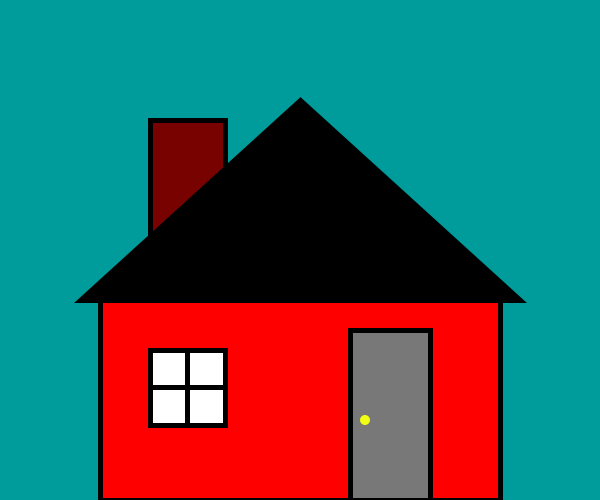
Frame 1 (no input)
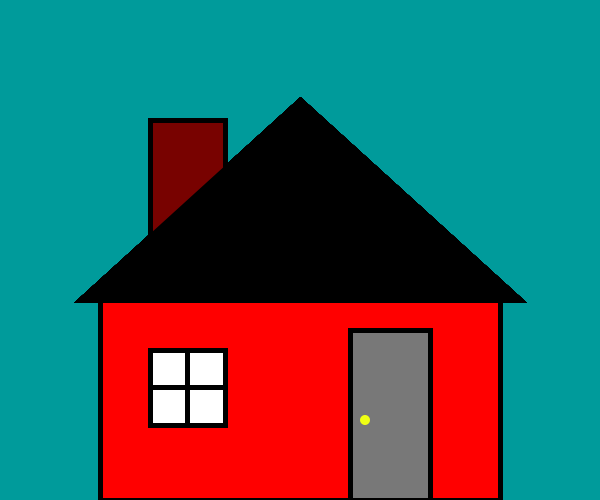
Frame 60 (the mouse pressed at the canvas centre just before this capture)
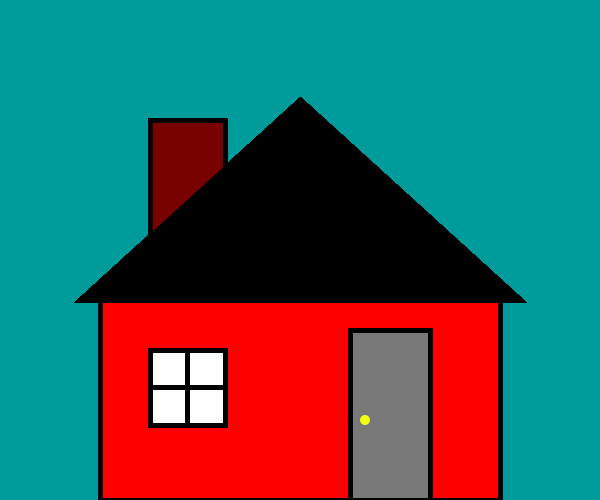
Frame 120 (the mouse held since frame 60 and released just before this capture)

The Processing sketch that drew these frames (run headless with seeded random() and noise(); from frame 60 on, the mouse is pressed at the canvas centre):

// Processing sketch: Shapes_in_Pictures
// ── Shapes_in_Pictures.pde
// credit to https://openprocessing.org/user/318194

void setup() {
  size(600, 500);
  background(0, 155, 155);
}


void draw() {

  strokeWeight(5);
  stroke(0);
  fill(255, 0, 0);
  rect(100, 300, 400, 200);


  fill(120, 2, 0);
  rect(150, 120, 75, 150);
  
  fill(0);
  triangle(80, 300, 520, 300, 300, 100);
  
  fill(255);
  rect(150, 350, 75, 75);
  line(187, 350, 187, 425);
  line(150, 387, 225, 387);
  
  fill(120);
  rect(350, 330, 80, 170);
  
  fill(240, 255, 20);
  noStroke();
  ellipse(365, 420, 10, 10);
}
